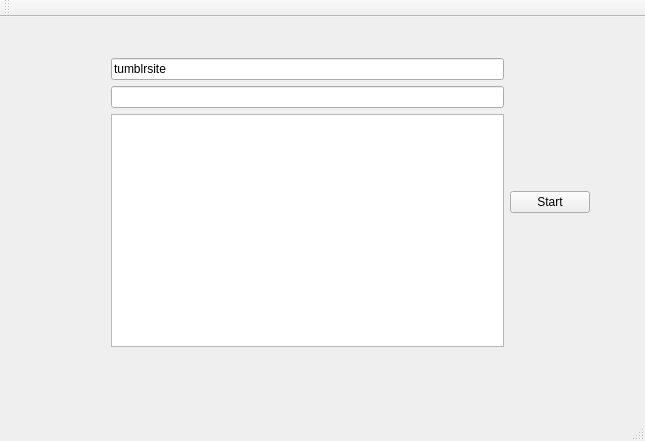
<?xml version="1.0" encoding="UTF-8"?>
<ui version="4.0">
 <class>MainWindow</class>
 <widget class="QMainWindow" name="MainWindow">
  <property name="geometry">
   <rect>
    <x>0</x>
    <y>0</y>
    <width>645</width>
    <height>441</height>
   </rect>
  </property>
  <property name="windowTitle">
   <string>MainWindow</string>
  </property>
  <widget class="QWidget" name="centralWidget">
   <widget class="QWidget" name="horizontalLayoutWidget">
    <property name="geometry">
     <rect>
      <x>100</x>
      <y>30</y>
      <width>501</width>
      <height>311</height>
     </rect>
    </property>
    <layout class="QHBoxLayout" name="horizontalLayout">
     <item>
      <layout class="QVBoxLayout" name="verticalLayout">
       <item>
        <widget class="QLineEdit" name="lineEdit">
         <property name="text">
          <string>tumblrsite</string>
         </property>
        </widget>
       </item>
       <item>
        <widget class="QLineEdit" name="lineEdit_2">
         <property name="text">
          <string/>
         </property>
        </widget>
       </item>
       <item>
        <widget class="QTextBrowser" name="textBrowser"/>
       </item>
      </layout>
     </item>
     <item>
      <widget class="QPushButton" name="pushButton">
       <property name="text">
        <string>Start</string>
       </property>
      </widget>
     </item>
    </layout>
   </widget>
  </widget>
  <widget class="QMenuBar" name="menuBar">
   <property name="geometry">
    <rect>
     <x>0</x>
     <y>0</y>
     <width>645</width>
     <height>25</height>
    </rect>
   </property>
  </widget>
  <widget class="QToolBar" name="mainToolBar">
   <attribute name="toolBarArea">
    <enum>TopToolBarArea</enum>
   </attribute>
   <attribute name="toolBarBreak">
    <bool>true</bool>
   </attribute>
  </widget>
  <widget class="QStatusBar" name="statusBar"/>
 </widget>
 <layoutdefault spacing="6" margin="11"/>
 <resources/>
 <connections/>
</ui>
